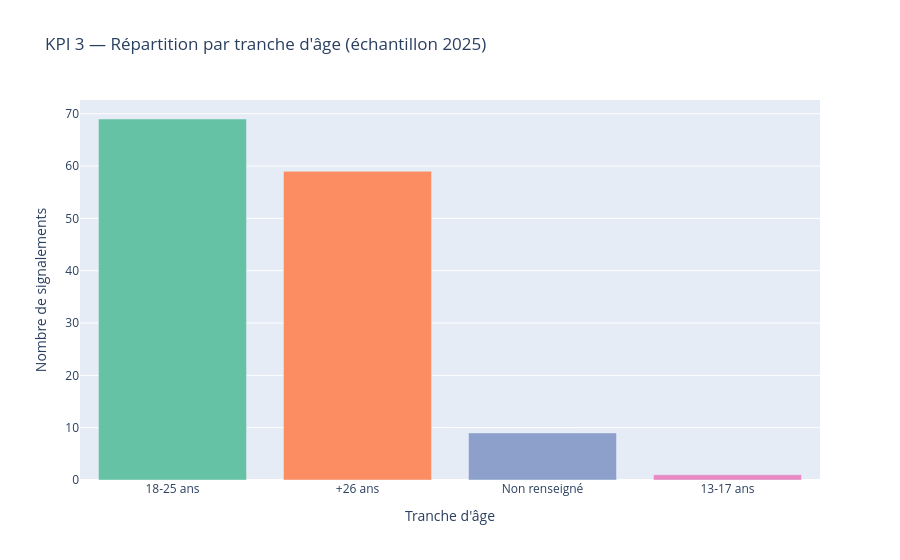
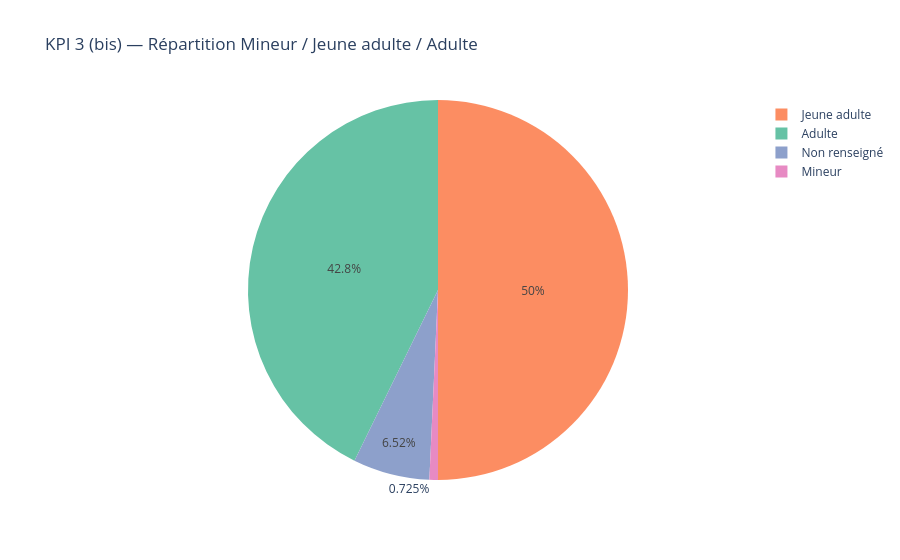

Source (notebook cell) for these figures, in order:
### Markdown cell above
### KPI 3 — Répartition par tranche d'âge

### Code cell
age_pct = df["age"].value_counts(normalize=True).mul(100).round(1)
print(age_pct)

print()
print(df["statut_age"].value_counts(normalize=True).mul(100).round(1))


# KPI 3 — Répartition par âge
fig3 = px.bar(
    df["age"].value_counts().reset_index(),
    x="age",
    y="count",
    color="age",
    color_discrete_sequence=px.colors.qualitative.Set2,
    title="KPI 3 — Répartition par tranche d'âge (échantillon 2025)"
)

fig3.update_layout(
    xaxis_title="Tranche d'âge",
    yaxis_title="Nombre de signalements",
    showlegend=False
)

fig3.show()


# KPI 3 bis — Répartition par statut d'âge
fig3b = px.pie(
    df,
    names="statut_age",
    title="KPI 3 (bis) — Répartition Mineur / Jeune adulte / Adulte",
    color="statut_age",
    color_discrete_sequence=px.colors.qualitative.Set2
)

fig3b.show()

### Figure 1 — Plotly figure (JSON) as saved in the notebook; plotly's stock layout.template omitted (floating-point values rounded to 4 significant figures)
{"data": [{"hovertemplate": "age=%{x}<br>count=%{y}<extra></extra>", "legendgroup": "18-25 ans", "marker": {"color": "rgb(102,194,165)", "pattern": {"shape": ""}}, "name": "18-25 ans", "orientation": "v", "showlegend": true, "textposition": "auto", "type": "bar", "x": ["18-25 ans"], "xaxis": "x", "y": [69], "yaxis": "y"}, {"hovertemplate": "age=%{x}<br>count=%{y}<extra></extra>", "legendgroup": "+26 ans", "marker": {"color": "rgb(252,141,98)", "pattern": {"shape": ""}}, "name": "+26 ans", "orientation": "v", "showlegend": true, "textposition": "auto", "type": "bar", "x": ["+26 ans"], "xaxis": "x", "y": [59], "yaxis": "y"}, {"hovertemplate": "age=%{x}<br>count=%{y}<extra></extra>", "legendgroup": "Non renseigné", "marker": {"color": "rgb(141,160,203)", "pattern": {"shape": ""}}, "name": "Non renseigné", "orientation": "v", "showlegend": true, "textposition": "auto", "type": "bar", "x": ["Non renseigné"], "xaxis": "x", "y": [9], "yaxis": "y"}, {"hovertemplate": "age=%{x}<br>count=%{y}<extra></extra>", "legendgroup": "13-17 ans", "marker": {"color": "rgb(231,138,195)", "pattern": {"shape": ""}}, "name": "13-17 ans", "orientation": "v", "showlegend": true, "textposition": "auto", "type": "bar", "x": ["13-17 ans"], "xaxis": "x", "y": [1], "yaxis": "y"}], "layout": {"barmode": "relative", "legend": {"title": {"text": "age"}, "tracegroupgap": 0}, "showlegend": false, "title": {"text": "KPI 3 — Répartition par tranche d'âge (échantillon 2025)"}, "xaxis": {"anchor": "y", "categoryarray": ["18-25 ans", "+26 ans", "Non renseigné", "13-17 ans"], "categoryorder": "array", "domain": [0, 1], "title": {"text": "Tranche d'âge"}}, "yaxis": {"anchor": "x", "domain": [0, 1], "title": {"text": "Nombre de signalements"}}}}

### Figure 2 — Plotly figure (JSON) as saved in the notebook; plotly's stock layout.template omitted (floating-point values rounded to 4 significant figures; data arrays with more than 128 entries replaced by an {"elided": "..."} marker saying what was removed)
{"data": [{"customdata": {"elided": "138x1 str values"}, "domain": {"x": [0, 1], "y": [0, 1]}, "hovertemplate": "statut_age=%{customdata[0]}<extra></extra>", "labels": {"elided": "138 str values"}, "legendgroup": "", "marker": {"colors": {"elided": "138 str values"}}, "name": "", "showlegend": true, "type": "pie"}], "layout": {"legend": {"tracegroupgap": 0}, "piecolorway": ["rgb(102,194,165)", "rgb(252,141,98)", "rgb(141,160,203)", "rgb(231,138,195)", "rgb(166,216,84)", "rgb(255,217,47)", "rgb(229,196,148)", "rgb(179,179,179)"], "title": {"text": "KPI 3 (bis) — Répartition Mineur / Jeune adulte / Adulte"}}}
